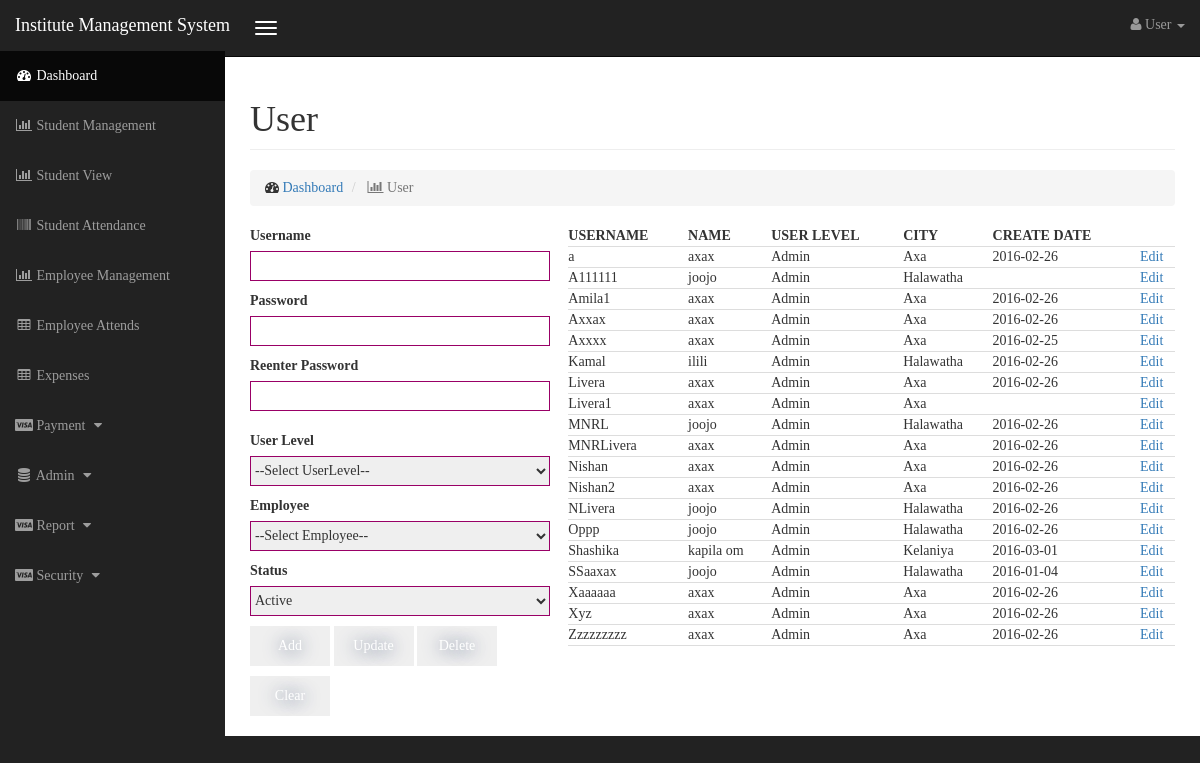
Screenshot of /user.php with the database file from the repository.
### tables this page shows
CREATE TABLE `user_tbl` (
  `Username` varchar(20) NOT NULL,
  `Password` varchar(100) DEFAULT NULL,
  `UserLevel_tbl_id` int(11) NOT NULL,
  `Emp_id` varchar(6) DEFAULT NULL,
  `CreateUser` varchar(20) DEFAULT NULL,
  `CreateDate` date DEFAULT NULL,
  `Status` int(11) DEFAULT NULL,
  PRIMARY KEY (`Username`),
  KEY `fk_User_tbl_UserLevel_tbl1_idx` (`UserLevel_tbl_id`),
  CONSTRAINT `fk_User_tbl_UserLevel_tbl1` FOREIGN KEY (`UserLevel_tbl_id`) REFERENCES `userlevel_tbl` (`id`) ON DELETE NO ACTION ON UPDATE NO ACTION
);

CREATE TABLE `employee_tb` (
  `Emp_id` varchar(6) NOT NULL,
  `Branch_tbl_Branch_id` varchar(3) NOT NULL,
  `Designation_tbl_id` int(11) NOT NULL,
  `Name` varchar(255) DEFAULT NULL,
  `NameInitial` varchar(100) DEFAULT NULL,
  `Gender` varchar(1) DEFAULT NULL,
  `NIC` varchar(12) DEFAULT NULL,
  `DOB` date DEFAULT NULL,
  `Address` varchar(255) DEFAULT NULL,
  `TP_home` varchar(10) DEFAULT NULL,
  `TP_mob` varchar(10) DEFAULT NULL,
  `Email` varchar(100) DEFAULT NULL,
  `Picture` varchar(100) DEFAULT NULL,
  `CreateDate` datetime DEFAULT NULL,
  `CreateUser` varchar(20) DEFAULT NULL,
  `Status` int(11) DEFAULT NULL,
  PRIMARY KEY (`Emp_id`),
  UNIQUE KEY `NIC_UNIQUE` (`NIC`),
  UNIQUE KEY `Email_UNIQUE` (`Email`),
  KEY `fk_Employee_tb_Branch_tbl1_idx` (`Branch_tbl_Branch_id`),
  KEY `fk_Employee_tb_Designation_tbl1_idx` (`Designation_tbl_id`),
  CONSTRAINT `fk_Employee_tb_Branch_tbl1` FOREIGN KEY (`Branch_tbl_Branch_id`) REFERENCES `branch_tbl` (`Branch_id`) ON DELETE NO ACTION ON UPDATE NO ACTION,
  CONSTRAINT `fk_Employee_tb_Designation_tbl1` FOREIGN KEY (`Designation_tbl_id`) REFERENCES `designation_tbl` (`id`) ON DELETE NO ACTION ON UPDATE NO ACTION
);

CREATE TABLE `userlevel_tbl` (
  `id` int(11) NOT NULL AUTO_INCREMENT,
  `lavel_name` varchar(45) DEFAULT NULL,
  PRIMARY KEY (`id`)
);

CREATE TABLE `branch_tbl` (
  `Branch_id` varchar(3) NOT NULL,
  `City` varchar(45) DEFAULT NULL,
  `Address` varchar(255) DEFAULT NULL,
  `TP1` varchar(10) DEFAULT NULL,
  `TP2` varchar(10) DEFAULT NULL,
  `Email` varchar(100) DEFAULT NULL,
  `CreateDate` datetime DEFAULT NULL,
  `CreateUser` varchar(20) DEFAULT NULL,
  `Status` int(11) DEFAULT NULL,
  PRIMARY KEY (`Branch_id`)
);

### dbconfig.php (called while the page is built, shortened)
<?php
function connection()
{
    $servername = "localhost";
    $username = "root";
    $password = "525625";
    $database = "kelanidb";
    $conn = new mysqli($servername, $username, $password,$database);
    return $conn;
}
function getData($query){
    $result = mysqli_query(connection(),$query);
    return $result;
}
?>

### user.php (the view, shortened to what this page needs)
<!DOCTYPE html>
<html lang="en">
<head>
<link href="./css/bootstrap.min.css" rel="stylesheet">
<link href="./css/sb-admin.css" rel="stylesheet">
<link href="./css/plugins/morris.css" rel="stylesheet">
<link href="./font-awesome/css/font-awesome.min.css" rel="stylesheet" type="text/css">
<link href="./css/formcss.css" rel="stylesheet" type="text/css">
</head><body>
<?php
include_once './inc/top.php';
?>
    <div id="wrapper">
        <div id="page-wrapper">
            <div class="container-fluid">
                <div class="row">
                    <div class="col-lg-12">
                        <h1 class="page-header">
                            User
                        </h1>
                        <ol class="breadcrumb">
                            <li>
                                <i class="fa fa-dashboard"></i>  <a href="index.php">Dashboard</a>
                            </li>
                            <li class="active">
                                <i class="fa fa-bar-chart-o"></i> User
                            </li>
                        </ol>
                    </div>
                </div>
                <div class="row">
                    <div class="col-lg-4">
                    <form method="post" action="controller/userController.php" target="_self" data-toggle="validator" id="usrmng">
                        <label>Username</label><br/>
                        <input id="txtUsername" title="Username must not be blank and contain only letters, numbers and underscores." type="text" required pattern="\w+" name="usernamex">
						<label>Password</label><br/>
						<input id="pwd1" title="Password must contain at least 6 characters, including UPPER/lowercase and numbers." type="password" required pattern="(?=.*\d)(?=.*[a-z])(?=.*[A-Z]).{6,}" name="pwd1">
                        <label>Reenter Password</label><br/>
						<input id="txtRePw" title="Please enter the same Password as above." type="password" required pattern="(?=.*\d)(?=.*[a-z])(?=.*[A-Z]).{6,}" name="pwd2"></p>
                        <label>User Level</label><br/>
                        <select name="cmbUserLevel" id="cmbUserLevel">
                        <option value='0'>        --Select UserLevel--</option>
                        		<?php
                                include_once 'dbconfig.php';
                                $query = 'SELECT * FROM userlevel_tbl;';
                                ?>
                        </select><br />
                        <label>Employee</label><br/>
                        <select name="cmbEmployee" id="cmbEmployee">
                        <option value='0'>        --Select Employee--</option>
                        		<?php
                                include_once 'dbconfig.php';
                                $query = 'SELECT * FROM employee_tb';
                                ?>
                        </select><br />
                        <label>Status</label><br/>
                        <select name="cmbStatus" id="cmbStatus">
							<option value='1'>Active</option>
						</select>
                    <div>
                        <input name="btnAdd" type="submit" value="Add"/>
                        <input name="btnUpdate" onclick="" type="submit" value="Update"/>
                        <input name="btnDelete" type="submit" value="Delete"/>
                        <input name="btnClear" type="reset" value="Clear"/>
                    </div>
                    </form>
                    </div>
                    <div class="col-lg-8 selecttable">
                        <?php
                        include_once 'dbconfig.php';
                        $query = "SELECT u.Username, e.NameInitial, ul.lavel_name, b.City, u.CreateDate
FROM user_tbl u, employee_tb e, userlevel_tbl ul, branch_tbl b
WHERE u.Emp_id = e.Emp_id AND u.UserLevel_tbl_id = ul.id AND e.Branch_tbl_Branch_id = b.Branch_id
";
                        $result = getData($query);
                        echo "<table width='100%'>";
                        echo "<tr>
                        <th>USERNAME</th>
                        <th>NAME</th>
                        <th>USER LEVEL</th>
                        <th>CITY</th>
						<th>CREATE DATE</th>
						<th>&nbsp;</th>
                        </tr>";
                        while($row = mysqli_fetch_array($result)){
                            echo "<tr><td>" . $row['Username']. "</td><td>" . $row['NameInitial']. "</td><td>" . $row['lavel_name']. "</td><td>" . $row['City']. "</td><td>" . $row['CreateDate']. "</td><td><a href='user.php?edit=".$row['Username']."'>Edit</a></td></tr>";
                        }
                        echo "</table>";
                        ?>
                    </div>
                </div>
            </div>
        </div>
    </div>
</body></html>

### css/sb-admin.css (style rules this page uses)
body { margin-top: 100px; background-color: #222; font-family: Calibri; }
@media (min-width:768px) { body { margin-top: 50px; } }
#wrapper { padding-left: 0; }
#page-wrapper { width: 100%; padding: 0; background-color: #fff; }
@media (min-width:768px) { #wrapper { padding-left: 225px; } }
@media (min-width:768px) { #page-wrapper { padding: 10px; } }

### css/formcss.css (style rules this page uses)
body { overflow-y: scroll; overflow-x: hidden; }
input, textarea, select { margin-bottom:10px; border:1px solid #906; width:300px; font-size:14px !important; }
input, select { height:30px; width:300px; }
input[type=submit], [type=reset], [type="button"] { //background-color:#62387a; display:inline-block; cursor:pointer; color:#ffffff; font-family:Calibri; font-size:18px; height:40px !important; width:80px !important; text-decoration:none; text-shadow:0px 1px 17px #283966; border:none; }
table { font-size:14px; }
th, td { border-bottom: 1px solid #ddd; }
.subjecttbl input, select { height:30px; width:300px; }

### rows the page displays
user_tbl: Username "a", Emp.NameInitial "axax", UserLevel_tbl.lavel_name "Admin", branch_tbl.City "Axa", CreateDate "2016-02-26"
user_tbl: Username "A111111", Emp.NameInitial "joojo", UserLevel_tbl.lavel_name "Admin", branch_tbl.City "Halawatha"
user_tbl: Username "Amila1", Emp.NameInitial "axax", UserLevel_tbl.lavel_name "Admin", branch_tbl.City "Axa", CreateDate "2016-02-26"
user_tbl: Username "Axxax", Emp.NameInitial "axax", UserLevel_tbl.lavel_name "Admin", branch_tbl.City "Axa", CreateDate "2016-02-26"
user_tbl: Username "Axxxx", Emp.NameInitial "axax", UserLevel_tbl.lavel_name "Admin", branch_tbl.City "Axa", CreateDate "2016-02-25"
user_tbl: Username "Kamal", Emp.NameInitial "ilili", UserLevel_tbl.lavel_name "Admin", branch_tbl.City "Halawatha", CreateDate "2016-02-26"
user_tbl: Username "Livera", Emp.NameInitial "axax", UserLevel_tbl.lavel_name "Admin", branch_tbl.City "Axa", CreateDate "2016-02-26"
user_tbl: Username "Livera1", Emp.NameInitial "axax", UserLevel_tbl.lavel_name "Admin", branch_tbl.City "Axa"
user_tbl: Username "MNRL", Emp.NameInitial "joojo", UserLevel_tbl.lavel_name "Admin", branch_tbl.City "Halawatha", CreateDate "2016-02-26"
user_tbl: Username "MNRLivera", Emp.NameInitial "axax", UserLevel_tbl.lavel_name "Admin", branch_tbl.City "Axa", CreateDate "2016-02-26"
user_tbl: Username "Nishan", Emp.NameInitial "axax", UserLevel_tbl.lavel_name "Admin", branch_tbl.City "Axa", CreateDate "2016-02-26"
user_tbl: Username "Nishan2", Emp.NameInitial "axax", UserLevel_tbl.lavel_name "Admin", branch_tbl.City "Axa", CreateDate "2016-02-26"
user_tbl: Username "NLivera", Emp.NameInitial "joojo", UserLevel_tbl.lavel_name "Admin", branch_tbl.City "Halawatha", CreateDate "2016-02-26"
user_tbl: Username "Oppp", Emp.NameInitial "joojo", UserLevel_tbl.lavel_name "Admin", branch_tbl.City "Halawatha", CreateDate "2016-02-26"
user_tbl: Username "Shashika", Emp.NameInitial "kapila om", UserLevel_tbl.lavel_name "Admin", branch_tbl.City "Kelaniya", CreateDate "2016-03-01"
user_tbl: Username "SSaaxax", Emp.NameInitial "joojo", UserLevel_tbl.lavel_name "Admin", branch_tbl.City "Halawatha", CreateDate "2016-01-04"
user_tbl: Username "Xaaaaaa", Emp.NameInitial "axax", UserLevel_tbl.lavel_name "Admin", branch_tbl.City "Axa", CreateDate "2016-02-26"
user_tbl: Username "Xyz", Emp.NameInitial "axax", UserLevel_tbl.lavel_name "Admin", branch_tbl.City "Axa", CreateDate "2016-02-26"
user_tbl: Username "Zzzzzzzzz", Emp.NameInitial "axax", UserLevel_tbl.lavel_name "Admin", branch_tbl.City "Axa", CreateDate "2016-02-26"
